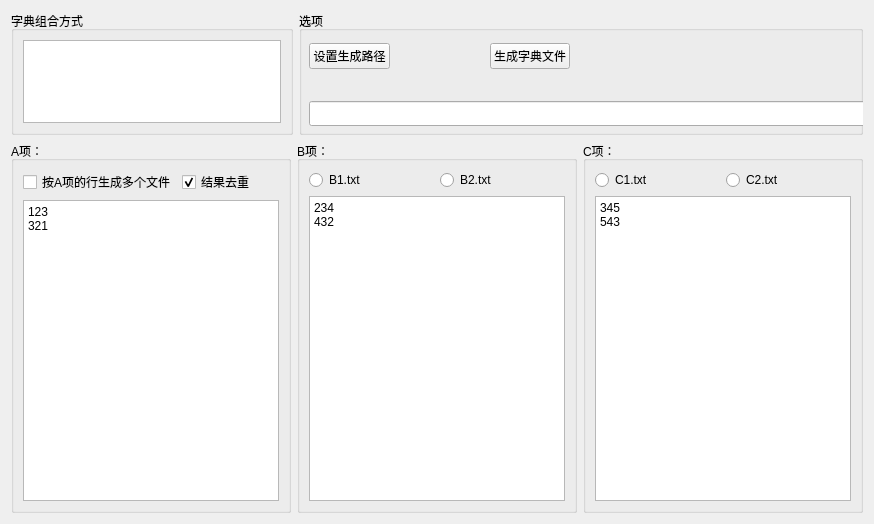
          <widget class="QWidget" name="tab_20">
           <attribute name="title">
            <string>字典生成</string>
           </attribute>
           <layout class="QGridLayout" name="gridLayout_37">
            <item row="0" column="0">
             <layout class="QVBoxLayout" name="verticalLayout_19" stretch="1,3">
              <item>
               <layout class="QHBoxLayout" name="horizontalLayout_42" stretch="1,2">
                <item>
                 <widget class="QGroupBox" name="groupBox_9">
                  <property name="title">
                   <string>字典组合方式</string>
                  </property>
                  <layout class="QHBoxLayout" name="horizontalLayout_4" stretch="0">
                   <item>
                    <widget class="QPlainTextEdit" name="plainTextEdit_19">
                     <property name="styleSheet">
                      <string notr="true">QTextEdit{
background-color:rgb(255, 255, 255)
}</string>
                     </property>
                    </widget>
                   </item>
                  </layout>
                 </widget>
                </item>
                <item>
                 <widget class="QGroupBox" name="groupBox_10">
                  <property name="title">
                   <string>选项</string>
                  </property>
                  <widget class="QLineEdit" name="lineEdit_27">
                   <property name="geometry">
                    <rect>
                     <x>10</x>
                     <y>90</y>
                     <width>711</width>
                     <height>25</height>
                    </rect>
                   </property>
                   <property name="sizePolicy">
                    <sizepolicy hsizetype="Expanding" vsizetype="Fixed">
                     <horstretch>0</horstretch>
                     <verstretch>0</verstretch>
                    </sizepolicy>
                   </property>
                   <property name="alignment">
                    <set>Qt::AlignLeading|Qt::AlignLeft|Qt::AlignVCenter</set>
                   </property>
                  </widget>
                  <widget class="QWidget" name="layoutWidget">
                   <property name="geometry">
                    <rect>
                     <x>10</x>
                     <y>30</y>
                     <width>261</width>
                     <height>31</height>
                    </rect>
                   </property>
                   <layout class="QHBoxLayout" name="horizontalLayout_49">
                    <item>
                     <widget class="QPushButton" name="pushButton_35">
                      <property name="sizePolicy">
                       <sizepolicy hsizetype="Fixed" vsizetype="Fixed">
                        <horstretch>0</horstretch>
                        <verstretch>0</verstretch>
                       </sizepolicy>
                      </property>
                      <property name="text">
                       <string>设置生成路径</string>
                      </property>
                     </widget>
                    </item>
                    <item>
                     <spacer name="horizontalSpacer">
                      <property name="orientation">
                       <enum>Qt::Horizontal</enum>
                      </property>
                      <property name="sizeHint" stdset="0">
                       <size>
                        <width>40</width>
                        <height>20</height>
                       </size>
                      </property>
                     </spacer>
                    </item>
                    <item>
                     <widget class="QPushButton" name="pushButton_34">
                      <property name="sizePolicy">
                       <sizepolicy hsizetype="Fixed" vsizetype="Fixed">
                        <horstretch>0</horstretch>
                        <verstretch>0</verstretch>
                       </sizepolicy>
                      </property>
                      <property name="text">
                       <string>生成字典文件</string>
                      </property>
                     </widget>
                    </item>
                   </layout>
                  </widget>
                 </widget>
                </item>
               </layout>
              </item>
              <item>
               <layout class="QHBoxLayout" name="horizontalLayout_43" stretch="1,1,1">
                <item>
                 <widget class="QGroupBox" name="groupBox_5">
                  <property name="title">
                   <string>A项：</string>
                  </property>
                  <layout class="QVBoxLayout" name="verticalLayout_20">
                   <item>
                    <layout class="QGridLayout" name="gridLayout_11">
                     <item row="0" column="0">
                      <widget class="QCheckBox" name="checkBox_31">
                       <property name="text">
                        <string>按A项的行生成多个文件</string>
                       </property>
                      </widget>
                     </item>
                     <item row="0" column="1">
                      <widget class="QCheckBox" name="checkBox">
                       <property name="text">
                        <string>结果去重</string>
                       </property>
                       <property name="checked">
                        <bool>true</bool>
                       </property>
                      </widget>
                     </item>
                     <item row="1" column="0" colspan="2">
                      <widget class="QPlainTextEdit" name="plainTextEdit_26">
                       <property name="styleSheet">
                        <string notr="true">QTextEdit{
background-color:rgb(255, 255, 255)
}</string>
                       </property>
                       <property name="plainText">
                        <string>123
321</string>
                       </property>
                      </widget>
                     </item>
                    </layout>
                   </item>
                  </layout>
                 </widget>
                </item>
                <item>
                 <widget class="QGroupBox" name="groupBox_6">
                  <property name="title">
                   <string>B项：</string>
                  </property>
                  <layout class="QHBoxLayout" name="horizontalLayout_46">
                   <item>
                    <layout class="QGridLayout" name="gridLayout_14">
                     <item row="0" column="0">
                      <widget class="QRadioButton" name="radioButton_19">
                       <property name="text">
                        <string>B1.txt</string>
                       </property>
                       <property name="checkable">
                        <bool>true</bool>
                       </property>
                       <property name="checked">
                        <bool>false</bool>
                       </property>
                       <attribute name="buttonGroup">
                        <string notr="true">buttonGroup_4</string>
                       </attribute>
                      </widget>
                     </item>
                     <item row="0" column="1">
                      <widget class="QRadioButton" name="radioButton_20">
                       <property name="text">
                        <string>B2.txt</string>
                       </property>
                       <attribute name="buttonGroup">
                        <string notr="true">buttonGroup_4</string>
                       </attribute>
                      </widget>
                     </item>
                     <item row="1" column="0" colspan="2">
                      <widget class="QPlainTextEdit" name="plainTextEdit_27">
                       <property name="styleSheet">
                        <string notr="true">QTextEdit{
background-color:rgb(255, 255, 255)
}</string>
                       </property>
                       <property name="plainText">
                        <string>234
432</string>
                       </property>
                      </widget>
                     </item>
                    </layout>
                   </item>
                  </layout>
                 </widget>
                </item>
                <item>
                 <widget class="QGroupBox" name="groupBox_7">
                  <property name="title">
                   <string>C项：</string>
                  </property>
                  <layout class="QHBoxLayout" name="horizontalLayout_47">
                   <item>
                    <layout class="QGridLayout" name="gridLayout_15">
                     <item row="0" column="0">
                      <widget class="QRadioButton" name="radioButton_21">
                       <property name="text">
                        <string>C1.txt</string>
                       </property>
                       <property name="checkable">
                        <bool>true</bool>
                       </property>
                       <property name="checked">
                        <bool>false</bool>
                       </property>
                       <attribute name="buttonGroup">
                        <string notr="true">buttonGroup_5</string>
                       </attribute>
                      </widget>
                     </item>
                     <item row="0" column="1">
                      <widget class="QRadioButton" name="radioButton_22">
                       <property name="text">
                        <string>C2.txt</string>
                       </property>
                       <attribute name="buttonGroup">
                        <string notr="true">buttonGroup_5</string>
                       </attribute>
                      </widget>
                     </item>
                     <item row="1" column="0" colspan="2">
                      <widget class="QPlainTextEdit" name="plainTextEdit_28">
                       <property name="styleSheet">
                        <string notr="true">QTextEdit{
background-color:rgb(255, 255, 255)
}</string>
                       </property>
                       <property name="plainText">
                        <string>345
543</string>
                       </property>
                      </widget>
                     </item>
                    </layout>
                   </item>
                  </layout>
                 </widget>
                </item>
               </layout>
              </item>
             </layout>
            </item>
           </layout>
          </widget>
